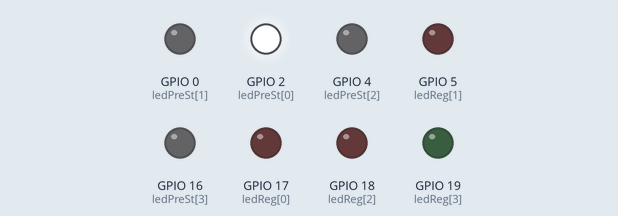
Simulated run of this sketch. Board: ESP32. Shown: output pins drawn as LEDs (lit = HIGH).

Above: at 0.4 s.
At 2.0 s:
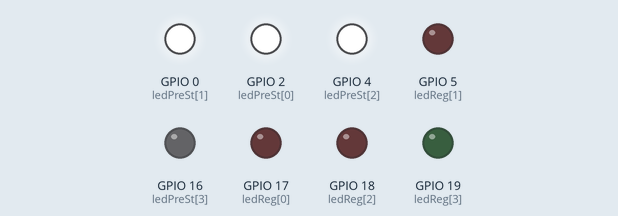
At 2.8 s:
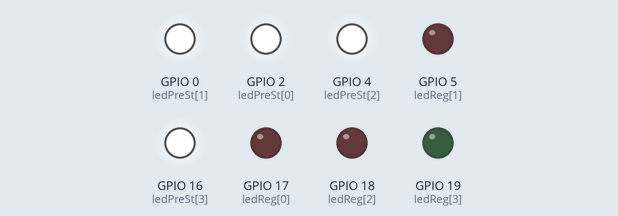
At 4.4 s:
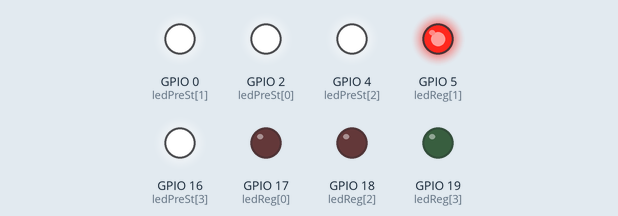
At 6.0 s:
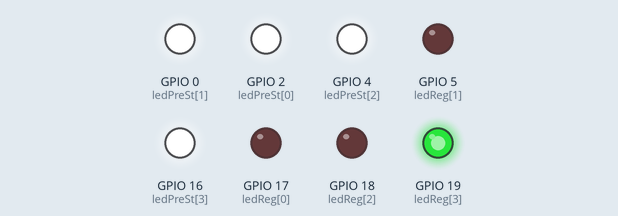
At 8.4 s:
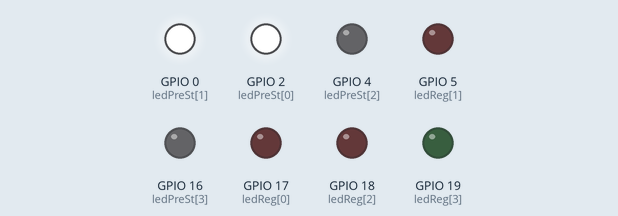
Timing chart, 0 to 9.4 s (numbered marks = the images above):
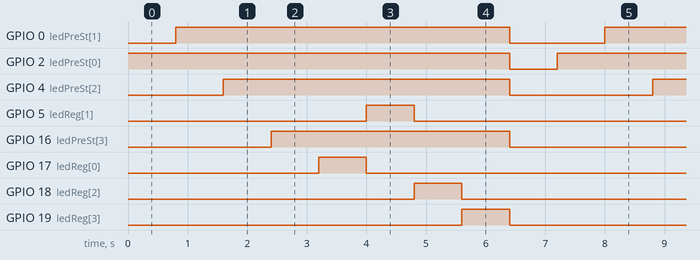

The sketch:

sketch.ino
```cpp
const int ledPreSt []= {2,0,4,16};
const int ledReg [] = {17,5,18,19};
const int numLedPreSt = sizeof(ledPreSt)/sizeof(ledPreSt[0]);
const int numLedReg = sizeof(ledReg)/sizeof(ledReg[0]);
const int espera = 800;

void setup() {
  for (int i =0; i < numLedPreSt; i++){
    pinMode(ledPreSt[i], OUTPUT);
  }
  for (int r =0; r< numLedReg;r++){
    pinMode(ledReg[r], OUTPUT);
  }
}

void loop() {
  for(int i = 0; i< numLedPreSt; i++){
    digitalWrite(ledPreSt[i], HIGH);
    delay(espera);
  }
  for(int r = 0; r< numLedPreSt; r++){
    digitalWrite(ledReg[r], HIGH);
    delay(espera);
    digitalWrite(ledReg[r], LOW);
    //delay(espera);
  }
  for( int d = 0; d <= numLedPreSt; d++){
    digitalWrite(ledPreSt[d], LOW);
  }
  delay(espera);

}
```

Measured:
- by itself, GPIO 0 (ledPreSt[1]): alternates HIGH for 5.6 s and LOW for 1.6 s
- by itself, GPIO 2 (ledPreSt[0]): alternates HIGH for 6.4 s and LOW for 0.80 s
- by itself, GPIO 4 (ledPreSt[2]): alternates HIGH for 4.8 s and LOW for 2.4 s
- by itself, GPIO 5 (ledReg[1]), GPIO 17 (ledReg[0]), GPIO 18 (ledReg[2]), GPIO 19 (ledReg[3]): alternates HIGH for 0.80 s and LOW for 6.4 s
- by itself, GPIO 16 (ledPreSt[3]): alternates HIGH for 4.0 s and LOW for 3.2 s
